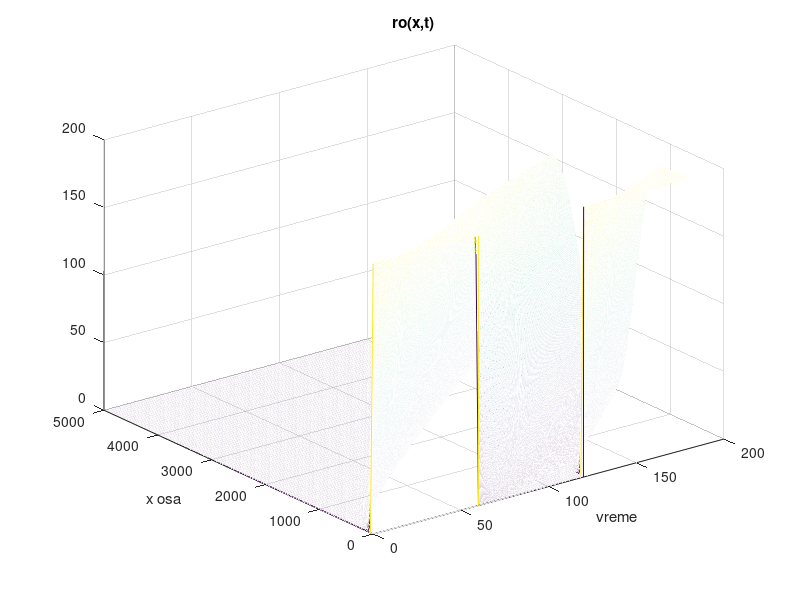
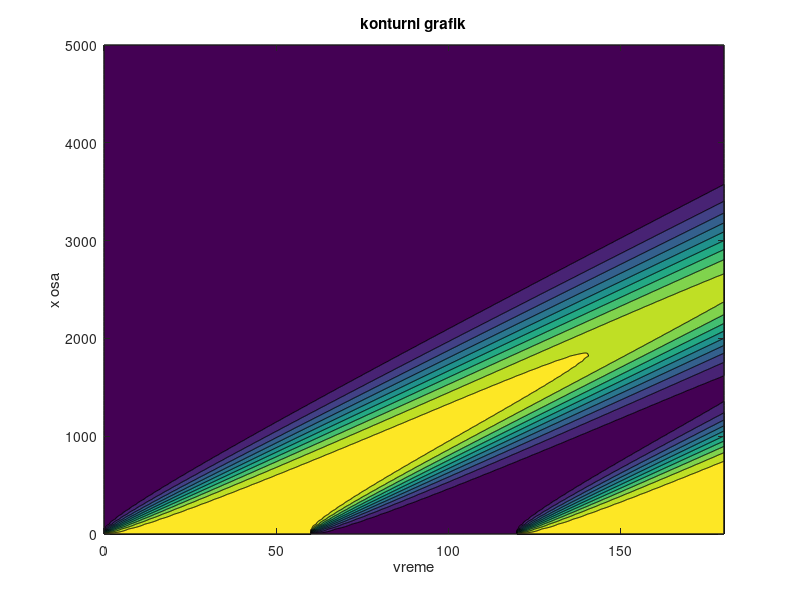

Here is the MATLAB script that generated these plots, in order:
%Marija Nededljkovic 2020/0096
clear all,
close all,
clc

v = 16.67;
x_ukupno = 5000;
t_ukupno = 180;
dx = 50;
dt = 0.1;

br_t = t_ukupno/dt;
br_x = x_ukupno/dx;

t = linspace(0,t_ukupno,br_t);
x = linspace(0,x_ukupno,br_x);

ro = zeros(br_x,br_t);

for i = 1:br_t
    ro(1,i) = 200;
    if(i>600 && i<1200)
        ro(1,i) = 0;
    end
end


for i = 2:1:br_x
    for j = 1:(br_t-1)
        ro(i,j+1) = ro(i,j)-v*dt/dx*(ro(i,j)-ro(i-1,j));
    end
end

figure(1);
mesh(t,x,ro);
xlabel('vreme');
ylabel('x osa');
title('ro(x,t)');
figure(2);
contourf(t,x,ro);
xlabel('vreme');
ylabel('x osa');
title('konturni grafik');

